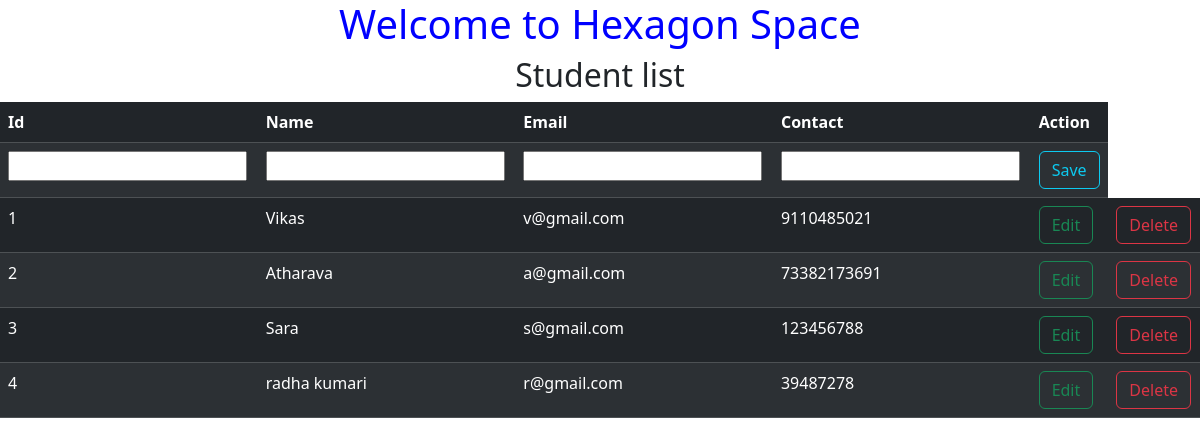
The page / on the database its author committed.
### school/models.py (models this page shows)
class Employee(models.Model):
    eid = models.IntegerField(primary_key=True, auto_created=True)
    ename = models.CharField(max_length=100)
    eemail = models.EmailField()
    econtact = models.CharField(max_length=15)

### school/views.py (the view, shortened to what this page needs)
# urls.py: path('',views.index, name= "index"),
def index(request):
    context = {}
    form = EmployeeForm()
    emp  = Employee.objects.all()
    context["score"] = emp
    context["title"] = "home"
    context["form"] = form
    return render(request, "index.html", context)

### school/forms.py
class EmployeeForm(forms.ModelForm):
    class Meta:
        model = Employee
        fields = "__all__"

### school/templates/index.html (shortened to what this page needs)
<!DOCTYPE html>
<html>
    <head>
        <link href="https://cdn.jsdelivr.net/npm/bootstrap@5.3.3/dist/css/bootstrap.min.css" rel="stylesheet">
        <link rel="stylesheet" href="">
    </head>
    <body>
        <h1 style="text-align:center; color:blue; ">Welcome to Hexagon Space</h1>
        <h2 style="text-align:center;">Student list</h2>
        <table class="table table-striped table-dark">
            <form method="POST" action="{% url "index" %}">
            <thead class="thead-light"><tr><th scope="col">Id</th><th scope="col">Name</th><th scope="col">Email</th><th scope="col">Contact</th> <th scope="col">Action</th></tr></thead>
            {% if not form.instance.eid %}
             <tr>
                    {% include "save.html" %}
             </tr>
            {% endif %}
           {% for score in score %}
           <tr>
             {% if form.instance.eid == score.eid %}
             {% include "save.html" %}
             {% else %}
             <td>{{ score.eid }}</td>
             <td>{{score.ename}}</td>
             <td>{{score.eemail}}</td>
             <td>{{score.econtact}}</td>
             <td><button formnovalidate name="edit" value={{ score.eid }} class="btn btn-outline-success">Edit</button></td>
              <td><button formnovalidate name="delete" value={{ score.eid }} class="btn btn-outline-danger">Delete</button></td>
              {% endif %}
           </tr>
           {% endfor %}
        </form>
        </table>
    </body>
</html>

### school/templates/save.html
{% for field in form %}
     <td>{{ field }}</td>
{% endfor %}
<td><button name="save" value="{{ score.eid }}" class="btn btn-outline-info">Save</button></td>

### rows shown on the page
Employee: eid "1", ename "Vikas", eemail "v@gmail.com", econtact "9110485021"
Employee: eid "2", ename "Atharava", eemail "a@gmail.com", econtact "73382173691"
Employee: eid "3", ename "Sara", eemail "s@gmail.com", econtact "123456788"
Employee: eid "4", ename "radha kumari", eemail "r@gmail.com", econtact "39487278"
